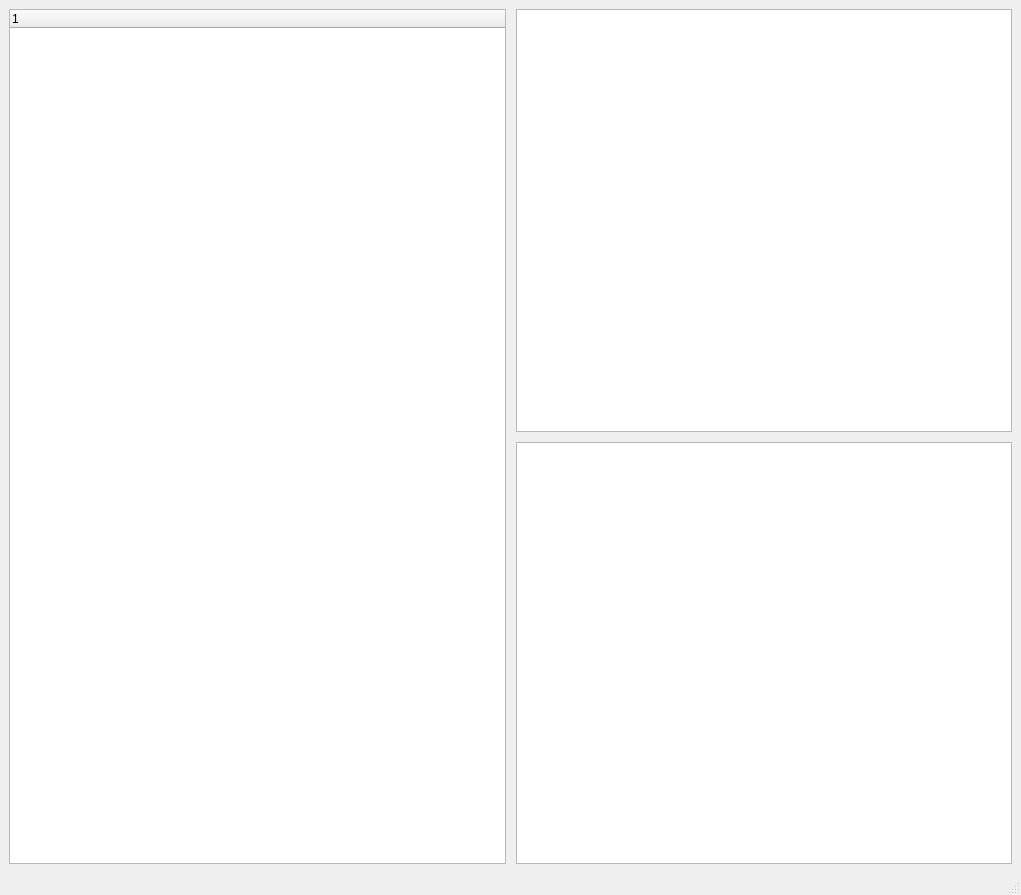
<?xml version="1.0" encoding="UTF-8"?>
<ui version="4.0">
 <class>MainWindow</class>
 <widget class="QMainWindow" name="MainWindow">
  <property name="geometry">
   <rect>
    <x>0</x>
    <y>0</y>
    <width>1021</width>
    <height>895</height>
   </rect>
  </property>
  <property name="windowTitle">
   <string>MainWindow</string>
  </property>
  <widget class="QWidget" name="centralwidget">
   <layout class="QGridLayout" name="gridLayout_2">
    <item row="0" column="0">
     <layout class="QGridLayout" name="gridLayout">
      <property name="spacing">
       <number>10</number>
      </property>
      <item row="1" column="1">
       <widget class="QTableWidget" name="tableWidget"/>
      </item>
      <item row="0" column="0" rowspan="2">
       <widget class="QTreeWidget" name="treeWidget">
        <column>
         <property name="text">
          <string notr="true">1</string>
         </property>
        </column>
       </widget>
      </item>
      <item row="0" column="1">
       <widget class="QTableWidget" name="tableWidget_2"/>
      </item>
     </layout>
    </item>
   </layout>
  </widget>
  <widget class="QMenuBar" name="menubar">
   <property name="geometry">
    <rect>
     <x>0</x>
     <y>0</y>
     <width>1021</width>
     <height>23</height>
    </rect>
   </property>
  </widget>
  <widget class="QStatusBar" name="statusbar"/>
 </widget>
 <resources/>
 <connections/>
</ui>
